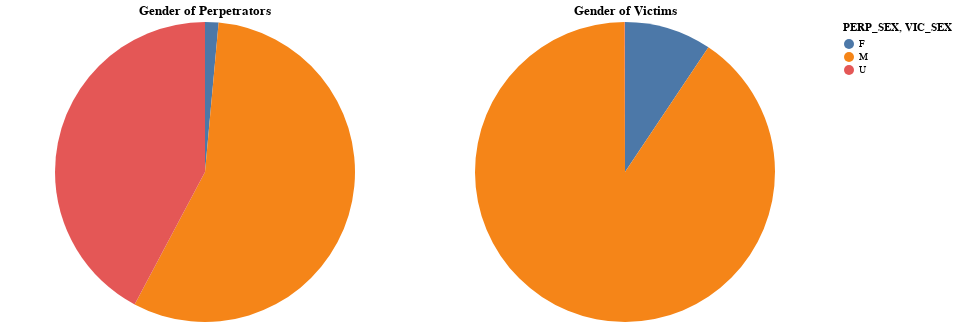

This figure's notebook cell:
### Markdown cell above
### 4. The gender of the prepetrators

In order to show the portion of each part, it's a good idea to use the pie chart. In this chart, a pie chart is used to show the portions in each gender. And users will gain knowledge to know that males play an important part in shooting incidents. They are more likely to be perpetrators as well as victims.

### Code cell
## clean data. Convert NaN to UNKNOWN
data["PERP_SEX"] = data["PERP_SEX"].replace(np.nan, 'U')
data["VIC_SEX"] = data["VIC_SEX"].replace(np.nan,"U")

perp_sex = data.groupby(['PERP_SEX'])['PERP_SEX'].count().reset_index(name='Number of shootings')
vic_sex = data.groupby(["VIC_SEX"])["VIC_SEX"].count().reset_index(name="Number of shootings")

sex_p = alt.Chart(perp_sex).mark_arc().encode(
            theta=alt.Theta(field="Number of shootings", type="quantitative"),
            color=alt.Color(field="PERP_SEX", type="nominal"),
            tooltip = ["Number of shootings"],
        ).properties(
                title = "Gender of Perpetrators"
        )

sex_v = alt.Chart(vic_sex).mark_arc().encode(
            theta=alt.Theta(field="Number of shootings", type="quantitative"),
            color=alt.Color(field="VIC_SEX", type="nominal"),
            tooltip = ["Number of shootings"]
        ).properties(
                title = "Gender of Victims"
        )

sex_p|sex_v

### Figure 1 — Vega-Lite specification as saved in the notebook (floating-point values rounded to 4 significant figures)
{"config": {"view": {"continuousWidth": 400, "continuousHeight": 300}}, "hconcat": [{"data": {"name": "data-481f5b0e398ee434f809e7839938120d"}, "mark": "arc", "encoding": {"color": {"field": "PERP_SEX", "type": "nominal"}, "theta": {"field": "Number of shootings", "type": "quantitative"}, "tooltip": [{"field": "Number of shootings", "type": "quantitative"}]}, "title": "Gender of Perpetrators"}, {"data": {"name": "data-62c981c4c4281f47e635a811b1db5015"}, "mark": "arc", "encoding": {"color": {"field": "VIC_SEX", "type": "nominal"}, "theta": {"field": "Number of shootings", "type": "quantitative"}, "tooltip": [{"field": "Number of shootings", "type": "quantitative"}]}, "title": "Gender of Victims"}], "$schema": "https://vega.github.io/schema/vega-lite/v4.17.0.json", "datasets": {"data-481f5b0e398ee434f809e7839938120d": [{"PERP_SEX": "F", "Number of shootings": 371}, {"PERP_SEX": "M", "Number of shootings": 14416}, {"PERP_SEX": "U", "Number of shootings": 10809}], "data-62c981c4c4281f47e635a811b1db5015": [{"VIC_SEX": "F", "Number of shootings": 2403}, {"VIC_SEX": "M", "Number of shootings": 23182}, {"VIC_SEX": "U", "Number of shootings": 11}]}}
